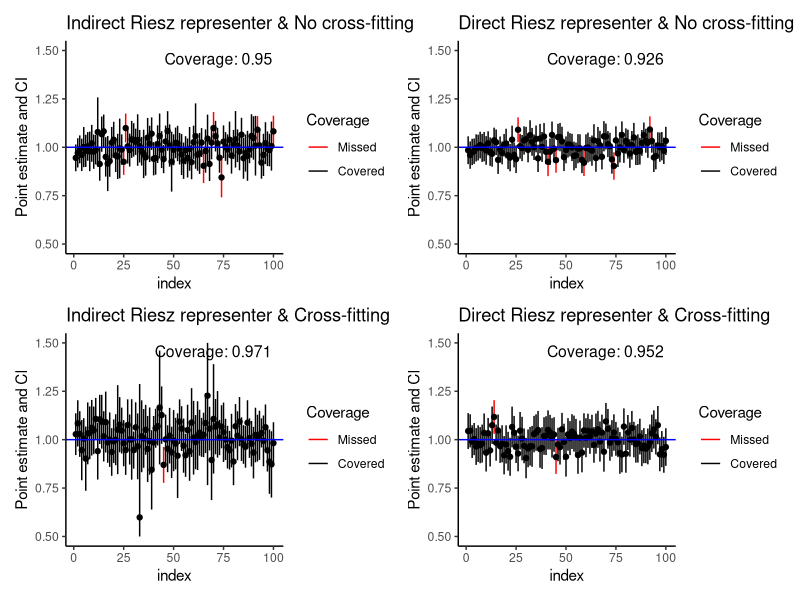

This chart was generated by the following R code:
library(tidyverse)
library(patchwork)
no_cross_fit_results <- read_csv("ase_experiment/lasso_experiment/Results/no_cross_fit_results.csv")
cross_fit_results <- read_csv("ase_experiment/lasso_experiment/Results/cross_fit_results.csv")
no_cross_fit_results = no_cross_fit_results %>% mutate(index = 1:1000, indirect_coverage = propensity_lower <= truth & truth <= propensity_upper)
no_cross_fit_results = no_cross_fit_results %>%  mutate(riesz_coverage = riesz_lower <= truth & truth <= riesz_upper)

cross_fit_results = cross_fit_results %>% sample_frac() %>% mutate(index = 1:1000, indirect_coverage = indirect_lower <= truth & truth <= indirect_upper)
cross_fit_results = cross_fit_results %>% mutate(riesz_coverage = riesz_lower <= truth & truth <= riesz_upper)

ymax = 1.5
ymin = 0.5


a = ggplot(no_cross_fit_results[1:100,])+
  geom_segment(aes(x=index, y=propensity_lower,xend=index, yend=propensity_upper, color = as.factor(indirect_coverage)))+
  geom_point(aes(x=index, y=propensity_estimate))+
  theme_classic()+
  scale_color_manual(                      
    values = c('FALSE' = "red", "TRUE" = "black"),
    name = "Coverage",
    labels = c("Missed", "Covered")
  )+
  geom_hline(yintercept = no_cross_fit_results$truth[1],color='blue')+
  ylab('Point estimate and CI')+
  annotate("text", 
           x = Inf, y = Inf, 
           label = paste0("Coverage: ", round(mean(no_cross_fit_results$indirect_coverage),5)), 
           hjust = 1.1, vjust = 2, 
           size = 4)+
  ylim(ymin,ymax)+
  ggtitle('Indirect Riesz representer & No cross-fitting')



b = ggplot(no_cross_fit_results[1:100,])+
  geom_segment(aes(x=index, y=riesz_lower,xend=index, yend=riesz_upper, color = as.factor(riesz_coverage)))+
  geom_point(aes(x=index, y=riesz_estimate))+
  theme_classic()+
  scale_color_manual(                      
    values = c('FALSE' = "red", "TRUE" = "black"),
    name = "Coverage",
    labels = c("Missed", "Covered")
  )+
  geom_hline(yintercept = no_cross_fit_results$truth[1],color='blue')+
  ylab('Point estimate and CI')+
  annotate("text", 
           x = Inf, y = Inf, 
           label = paste0("Coverage: ", round(mean(no_cross_fit_results$riesz_coverage),5)), 
           hjust = 1.1, vjust = 2, 
           size = 4)+
  ylim(ymin, ymax)+
  ggtitle('Direct Riesz representer & No cross-fitting')


c = ggplot(cross_fit_results[1:100,])+
  geom_segment(aes(x=index, y=pmax(ymin,indirect_lower),xend=index, yend=pmin(ymax,indirect_upper), color = as.factor(indirect_coverage)))+
  geom_point(aes(x=index, y=indirect_estimate))+
  theme_classic()+
  scale_color_manual(                      
    values = c('FALSE' = "red", "TRUE" = "black"),
    name = "Coverage",
    labels = c("Missed", "Covered")
  )+
  geom_hline(yintercept = no_cross_fit_results$truth[1],color='blue')+
  ylab('Point estimate and CI')+
  annotate("text", 
           x = Inf, y = Inf, 
           label = paste0("Coverage: ", round(mean(cross_fit_results$indirect_coverage),5)), 
           hjust = 1.1, vjust = 2, 
           size = 4)+
  ylim(ymin, ymax)+
  ggtitle('Indirect Riesz representer & Cross-fitting')

d = ggplot(cross_fit_results[1:100,])+
  geom_segment(aes(x=index, y=riesz_lower,xend=index, yend=riesz_upper, color = as.factor(riesz_coverage)))+
  geom_point(aes(x=index, y=riesz_estimate))+
  theme_classic()+
  scale_color_manual(                      
    values = c('FALSE' = "red", "TRUE" = "black"),
    name = "Coverage",
    labels = c("Missed", "Covered")
  )+
  geom_hline(yintercept = no_cross_fit_results$truth[1],color='blue')+
  ylab('Point estimate and CI')+
  annotate("text", 
           x = Inf, y = Inf, 
           label = paste0("Coverage: ", round(mean(cross_fit_results$riesz_coverage),5)), 
           hjust = 1.1, vjust = 2, 
           size = 4)+
  ylim(ymin, ymax)+
  ggtitle('Direct Riesz representer & Cross-fitting')



a+b+c+d